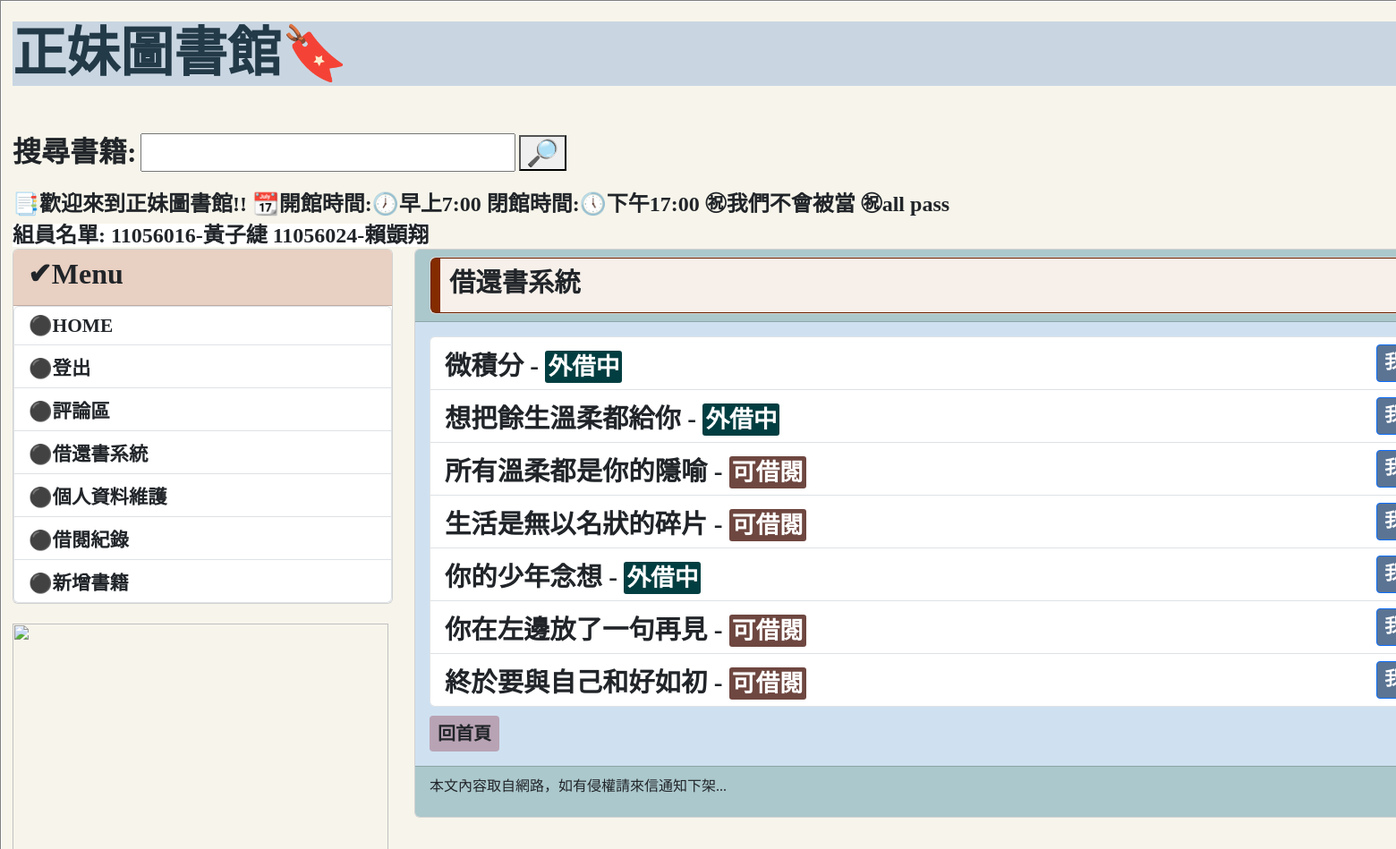
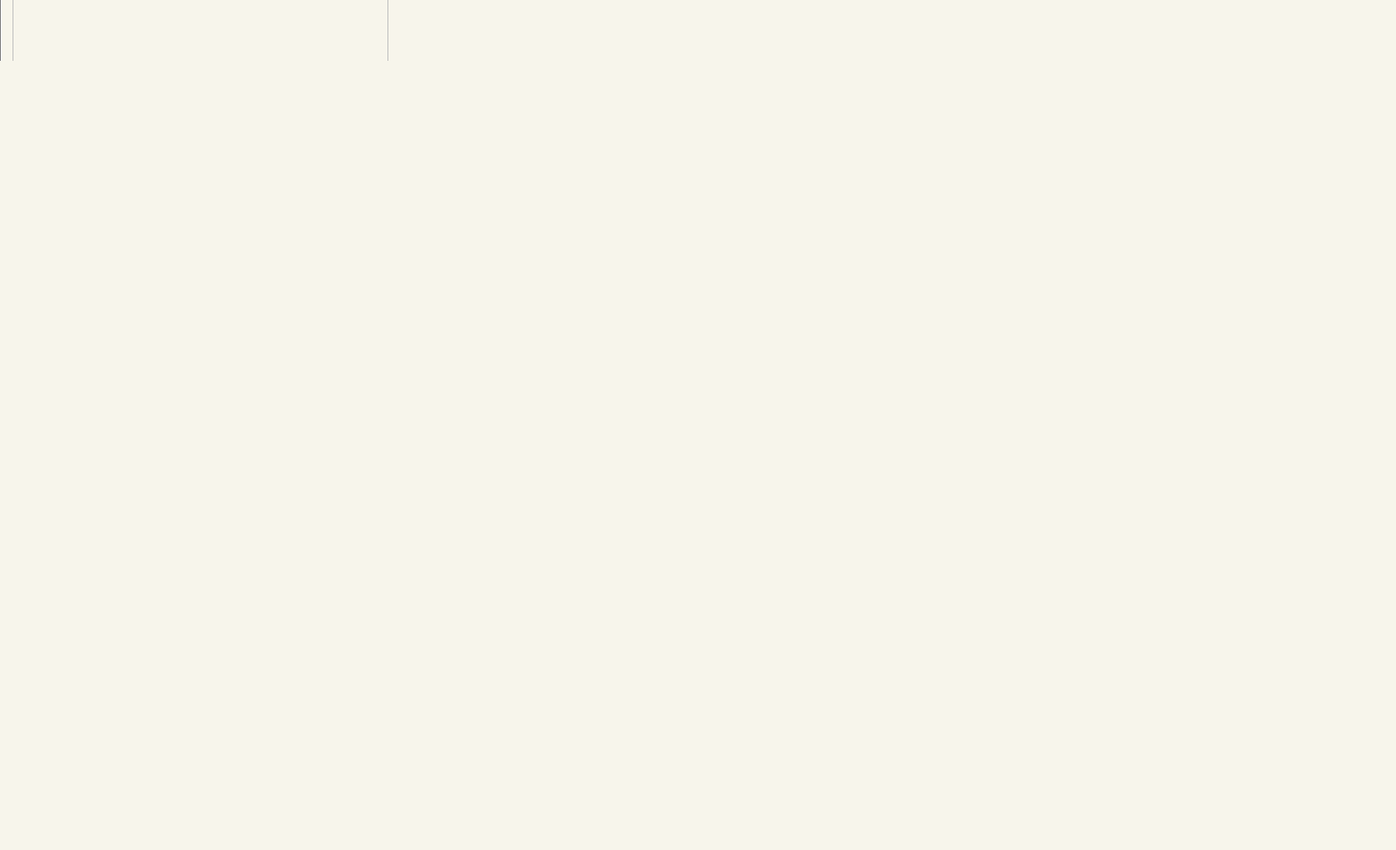
Page /book_list/ (signed in) on the committed database (2 pictures, top to bottom).
### mysite/models.py (models this page shows, shortened)
class Post(models.Model):
    title = models.CharField(max_length=200)
    slug = models.CharField(max_length=200)
    body = models.TextField()
    pub_date = models.DateTimeField(auto_now_add=True)
    isBorrow = models.BooleanField(("外借中"),default=True)
    class Meta:
        ordering = ('-pub_date',)

### mysite/views.py (the view)
# urls.py: path('book_list/', mv.book_list, name='book_list'),
def book_list(request):
    books = Post.objects.all()
    return render(request, 'book_list.html', {'books': books})

### templates/book_list.html (shortened to what this page needs)
{% extends "base.html" %}
{% block headmessage %}
    <div class="card" style="background-color:#f70ea;">
        <div class="card"; style="background-color:#842B00;">
            <h3 style="font-family:微軟正黑體; font-weight:bold;  font-size: 22pt; background-color:#F7F0EA; margin-left: 10px; margin-bottom: 0px; padding: 10px">借還書系統
            </h3>
        </div>
    </div>
{% endblock %}
{% block content %}
    {% if books %}
        <ul class="list-group">
            {% for book in books %}
                <li class="list-group-item d-flex justify-content-between align-items-center" style="font-family:微軟正黑體; font-weight:bold;  font-size: 22pt;">
                    <div>
                        <strong>{{ book.title }}</strong> - {{ book.write }}
                        {% if book.isBorrow %}
                        <span style="font-size: 20pt;color:white;background-color:#013E41;border: 1px soild white; padding: 3px; border-radius: 3px;">外借中</span>
                        {% else %}
                            <span style="font-size: 20pt;color:white;background-color:#6E4740;border: 1px soild white; padding: 3px; border-radius: 3px;">可借閱</span>
                        {% endif %}
                    </div>
                    <div>
                        <a href="{% url 'borrow_book' book.id %}" class="btn btn-primary btn-sm" style="font-family:微軟正黑體; font-weight:bold;  font-size: 16pt; background-color:#5B7493;" >我要借書</a>
                    </div>
                </li>
            {% endfor %}
        </ul>
    {% else %}
        <p>No books available.</p>
    {% endif %}
    <a class="btn btn-sm" style=" font-family:微軟正黑體; font-weight:bold; background-color:#b8a3b4;font-size:15pt; margin-top: 10px;" href='/'>回首頁</a>
{% endblock %}

### rows in the picture
Post: title "微積分", isBorrow "外借中"
Post: title "想把餘生溫柔都給你", isBorrow "外借中"
Post: title "所有溫柔都是你的隱喻", isBorrow "可借閱"
Post: title "生活是無以名狀的碎片", isBorrow "可借閱"
Post: title "你的少年念想", isBorrow "外借中"
Post: title "你在左邊放了一句再見", isBorrow "可借閱"
Post: title "終於要與自己和好如初", isBorrow "可借閱"
